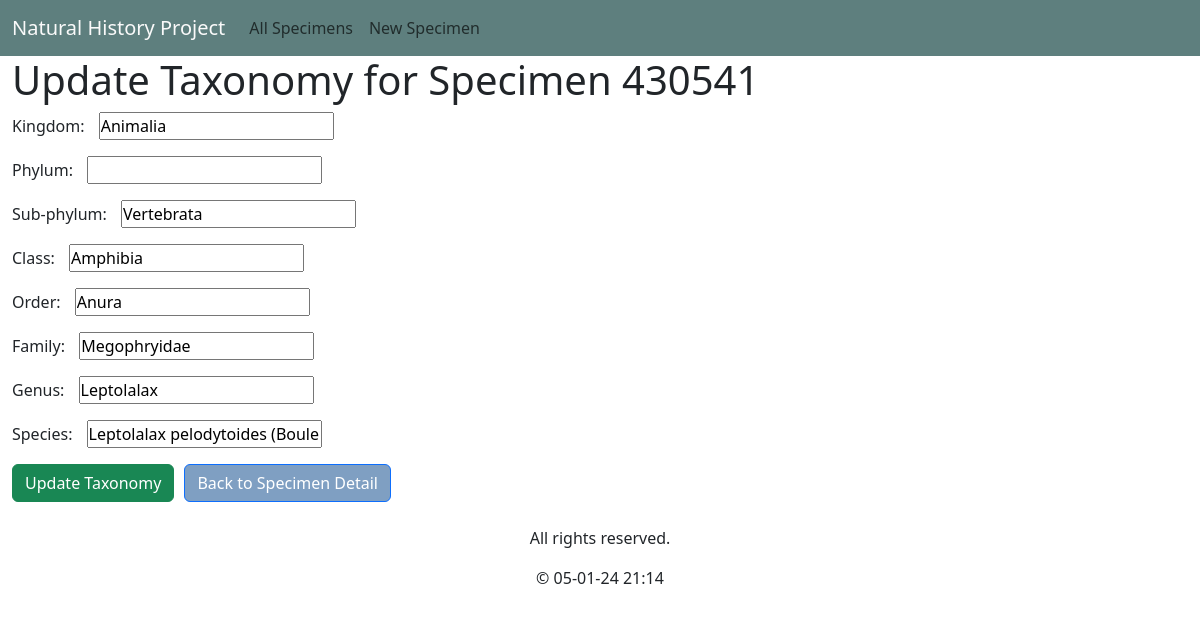
Page /taxonomy_update/430541/ on the earlier database version.
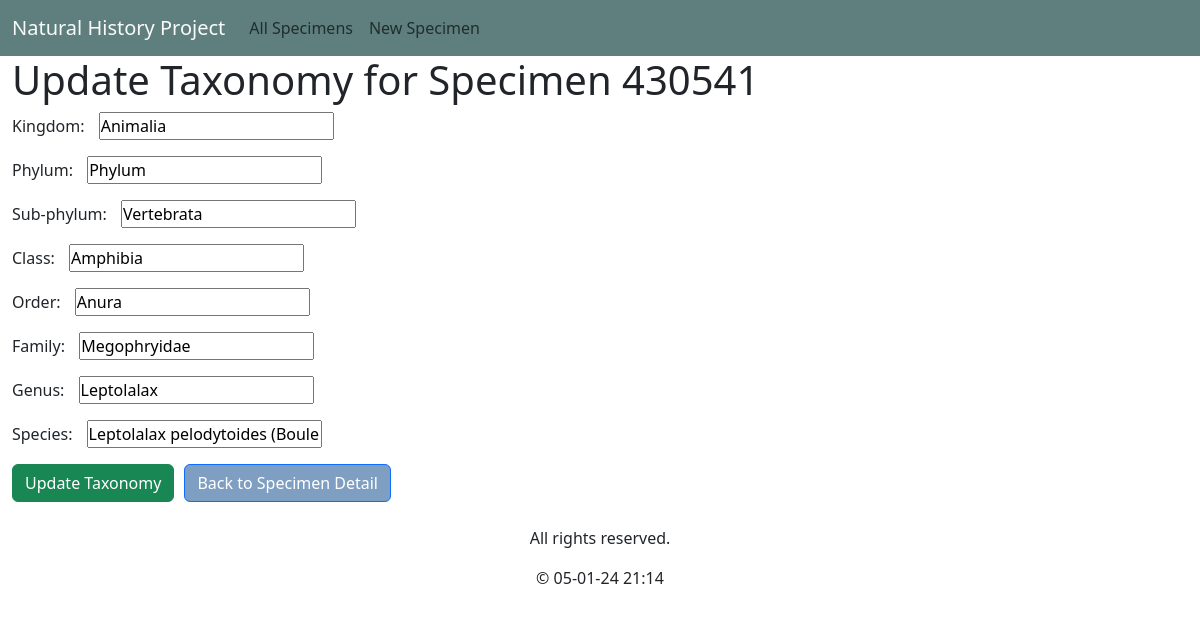
Same page on the later database version.
### specimen_catalog/models.py (models this page shows, shortened)
class Taxonomy(models.Model):
    taxonomy_id = models.AutoField(primary_key=True)
    kingdom = models.CharField(max_length=50, null=False, blank=True)
    phylum = models.CharField(max_length=50, null=False, blank=True)
    highest_biostratigraphic_zone = models.CharField(max_length=50, null=False, blank=True)
    class_name = models.CharField(max_length=50, null=False, blank=True)
    identification_description = models.CharField(max_length=50, null=False, blank=True)
    family = models.CharField(max_length=50, null=False, blank=True)
    genus = models.CharField(max_length=50, null=False, blank=True)
    species = models.CharField(max_length=50, null=False, blank=True)

### specimen_catalog/views.py (the view, shortened to what this page needs)
# urls.py: path('taxonomy_update/<int:specimen_pk>/', TaxonomyUpdateView.as_view(), name='taxonomy_update'),
class TaxonomyUpdateView(View):
    template_name = 'specimen_catalog/taxonomy_update.html'
    def get(self, request, specimen_pk):
        try:
            specimen = get_object_or_404(Specimen, pk=specimen_pk)
            taxonomy = specimen.taxonomy
            form = TaxonomyForm(instance=taxonomy)
            return render(request, self.template_name, {'form': form, 'specimen': specimen})
        except Http404:
            messages.error(request, "Specimen not found")
            return redirect('specimen_detail', pk=specimen_pk)  # Redirects to specimen_detail with the same ID

### specimen_catalog/forms.py (shortened to what this page needs)
class TaxonomyForm(forms.ModelForm):
    class Meta:
        model = Taxonomy
        fields = ['kingdom', 'phylum', 'highest_biostratigraphic_zone', 'class_name',
                  'identification_description', 'family', 'genus', 'species']
        labels = {
            'kingdom': 'Kingdom',
            'phylum': 'Phylum',
            'highest_biostratigraphic_zone': 'Sub-phylum',
            'class_name': 'Class',
            'identification_description': 'Order',
            'family': 'Family',
            'genus': 'Genus',
            'species': 'Species',
        }

### specimen_catalog/models.py (called while the page is built)
    def __str__(self):
        return f"Specimen {self.specimen_id}"

### specimen_catalog/templatetags/tags.py (called while the page is built)
@register.simple_tag
def current_datetime():
    now = datetime.now()
    formatted_date = now.strftime("%d-%m-%y %H:%M")
    return formatted_date

### specimen_catalog/templates/specimen_catalog/taxonomy_update.html (shortened to what this page needs)
{% extends 'specimen_catalog/base.html' %}
{% block content %}
    <h1>Update Taxonomy for {{ specimen }}</h1>
    <form method="post" action="{% url 'taxonomy_update' specimen_pk=specimen.pk %}">
        {{ form.as_p }}
        <div class="button-container">
            <button type="submit" class="btn btn-success">Update Taxonomy</button>
            <a href="{% url 'specimen_detail' pk=specimen.pk %}" class="btn btn-primary ml-2">Back to Specimen Detail</a>
        </div>
    </form>
{% endblock %}

Differences in the rows shown:
changed Taxonomy "Animalia": phylum (not shown) → "Phylum"
